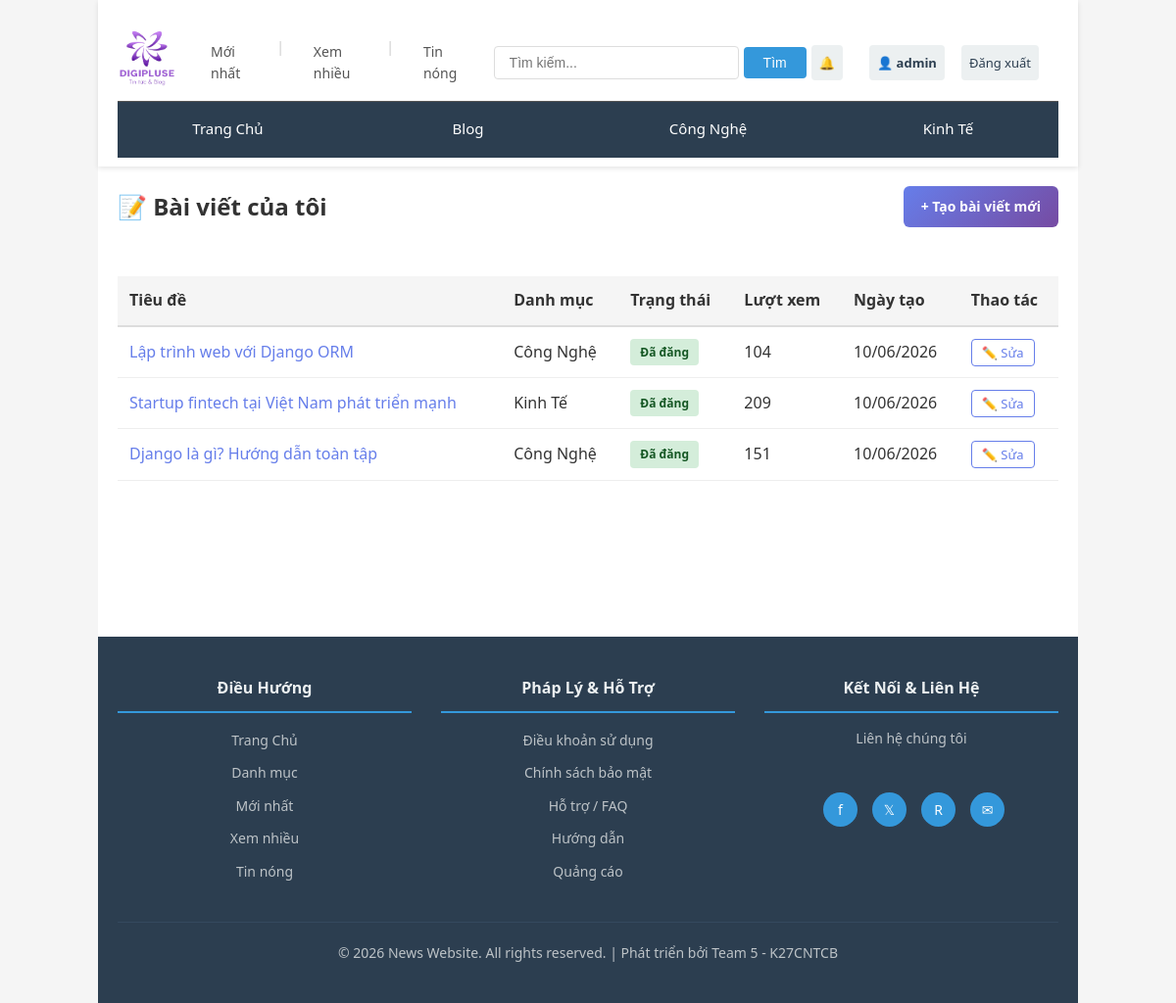
The app's page /bai-viet-cua-toi/ (signed in), older data.
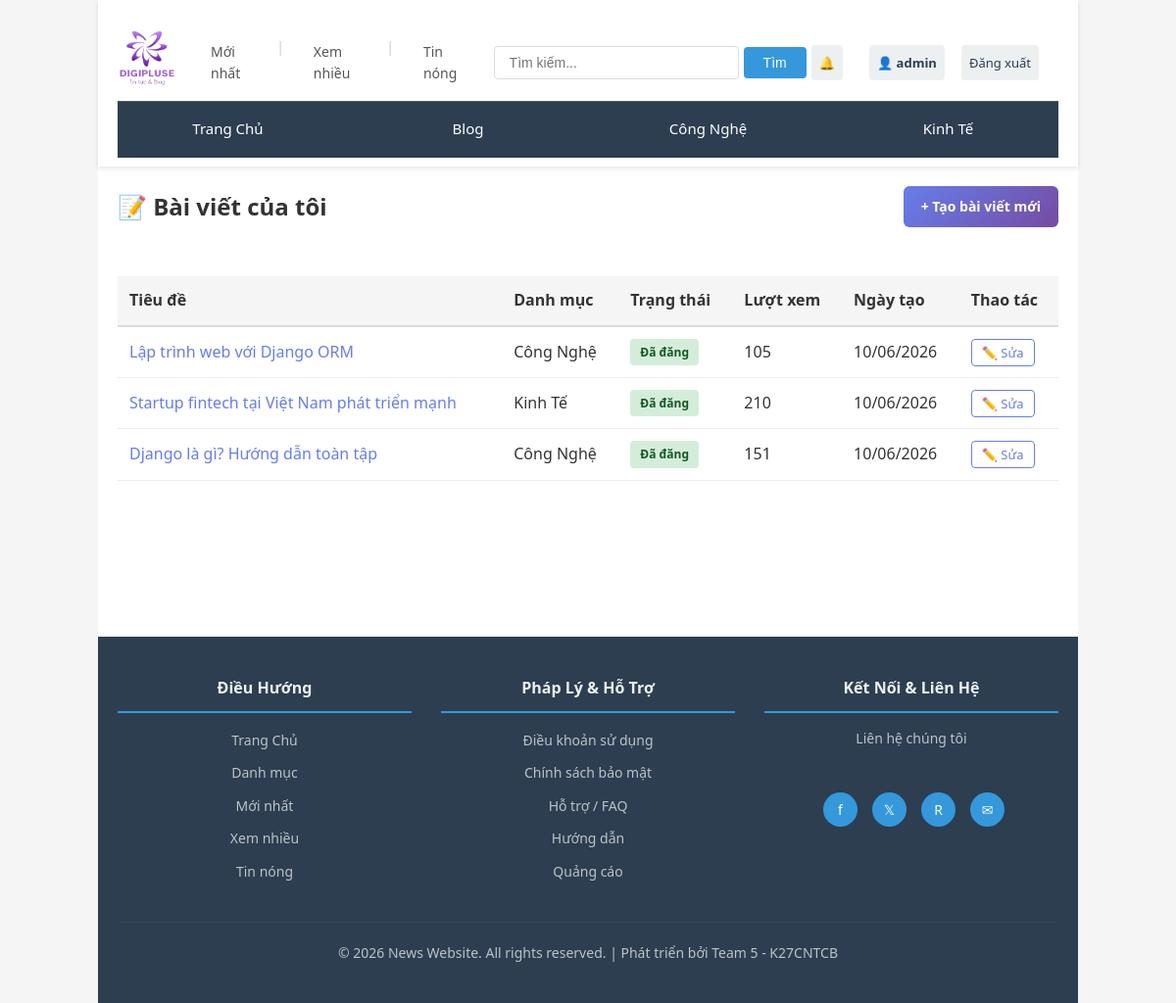
The same page, newer data.
### Webtintuc/models.py (models this page shows, shortened)
class Post(models.Model):
    STATUS_CHOICES = (
        ('draft', 'Nháp'),
        ('published', 'Đã đăng'),
    )
    POST_TYPES = (
        ('news', 'Tin Tức'),
        ('blog', 'Blog'),
    )
    title = models.CharField(max_length=255)
    slug = models.SlugField(unique=True)
    thumbnail = models.ImageField(upload_to='thumbnails/', null=True, blank=True)
    content = models.TextField()
    summary = models.TextField()
    category = models.ForeignKey(Category, on_delete=models.CASCADE)
    author = models.ForeignKey(User, on_delete=models.SET_NULL, null=True)
    tags = models.ManyToManyField(Tag, blank=True)
    views_count = models.IntegerField(default=0)
    status = models.CharField(max_length=20, choices=STATUS_CHOICES, default='draft')
    post_type = models.CharField(max_length=20, choices=POST_TYPES, default='news')
    created_at = models.DateTimeField(auto_now_add=True)
    updated_at = models.DateTimeField(auto_now=True)
    published_at = models.DateTimeField(null=True, blank=True)
    class Meta:
        ordering = ['-published_at', '-created_at']
        verbose_name = "Bài Viết"
        verbose_name_plural = "Bài Viết"

class Category(models.Model):
    CATEGORY_TYPES = (
        ('news', 'Tin Tức'),
        ('blog', 'Blog'),
    )
    name = models.CharField(max_length=100, unique=True)
    slug = models.SlugField(unique=True)
    description = models.TextField(blank=True, null=True)
    category_type = models.CharField(max_length=20, choices=CATEGORY_TYPES, default='news')
    created_at = models.DateTimeField(auto_now_add=True, null=True, blank=True)
    class Meta:
        verbose_name_plural = "Categories"
        ordering = ['name']

### Webtintuc/views.py (the view)
# urls.py: path('bai-viet-cua-toi/', views.my_posts, name='my_posts'),
@login_required(login_url='webtintuc:login')
def my_posts(request):
    if not request.user.is_staff:
        return redirect('webtintuc:index')
    posts = Post.objects.filter(author=request.user).order_by('-created_at')
    return render(request, 'my_posts.html', {**get_base_context(request), 'posts': posts})

### Webtintuc/views.py (called while the page is built)
def get_base_context(request=None):
    ctx = {'categories': Category.objects.filter(category_type='news')}
    if request and request.user.is_authenticated:
        ctx['unread_count'] = Notification.objects.filter(user=request.user, is_read=False).count()
    return ctx

### Webtintuc/templates/my_posts.html (shortened to what this page needs)
{% extends "base.html" %}
{% block content %}
<div class="container">
    <div class="my-posts-header">
        <h2>📝 Bài viết của tôi</h2>
        <a href="{% url 'webtintuc:create_post' %}" class="btn-create">+ Tạo bài viết mới</a>
    </div>
    {% if posts %}
    <table class="posts-table">
        <thead>
            <tr>
                <th>Tiêu đề</th>
                <th>Danh mục</th>
                <th>Trạng thái</th>
                <th>Lượt xem</th>
                <th>Ngày tạo</th>
                <th>Thao tác</th>
            </tr>
        </thead>
        <tbody>
            {% for post in posts %}
            <tr>
                <td>
                    <a href="{% url 'webtintuc:post_detail' post.slug %}">{{ post.title }}</a>
                </td>
                <td>{{ post.category.name }}</td>
                <td>
                    <span class="status-badge {% if post.status == 'published' %}status-published{% else %}status-draft{% endif %}">
                        {{ post.get_status_display }}
                    </span>
                </td>
                <td>{{ post.views_count }}</td>
                <td>{{ post.created_at|date:"d/m/Y" }}</td>
                <td>
                    <a href="{% url 'webtintuc:edit_post' post.slug %}" class="btn-edit">✏️ Sửa</a>
                </td>
            </tr>
            {% endfor %}
        </tbody>
    </table>
    {% else %}
    <div class="no-results">
        <p>Bạn chưa có bài viết nào.</p>
        <a href="{% url 'webtintuc:create_post' %}" class="btn-create">Viết bài đầu tiên</a>
    </div>
    {% endif %}
</div>
{% endblock %}

Row changes from the older to the newer data that the page shows:
changed Post "Lập trình web với Django ORM": views_count "104" → "105"
changed Post "Startup fintech tại Việt Nam phát triển mạnh": views_count "209" → "210"
